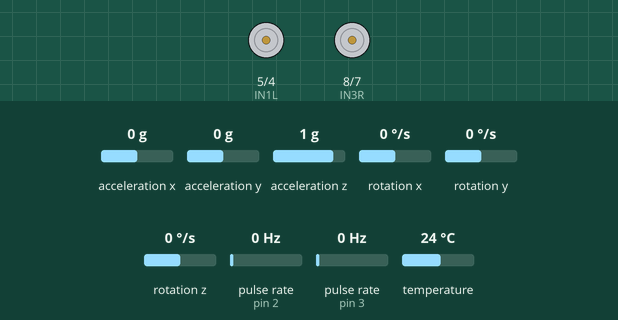
This sketch was run on a simulated Arduino Mega 2560, built with avr-gcc and run on an emulated ATmega2560. Shown: motor-driver pin pairs drawn as motors (green arrow = first pin HIGH = forward, orange = second pin HIGH = backward, longer = more drive, scaled by the enable pin). Wiring (inferred from the names in the program): 2 × pulse sensor: data pin 2 / data pin 3. Inputs (shaded band) come from the test bench; at power-on: rotation z 0 °/s, pulse rate (sensors on pin 2, pin 3) 0 Hz, acceleration x 0 g, acceleration y 0 g, acceleration z 1 g, rotation x 0 °/s, rotation y 0 °/s, temperature 24 °C.

Above: at 2.7 s.
2.8 s: rotation z set to -192 °/s
At 4.2 s:
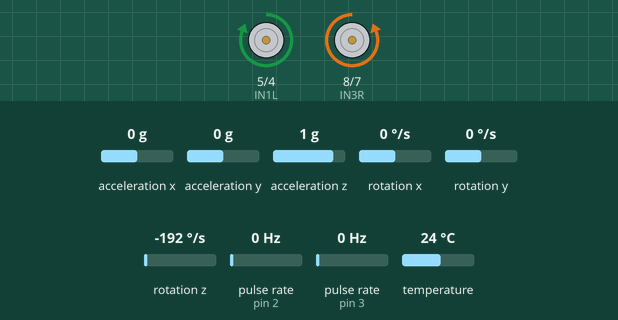
5.8 s: pulse rate (sensor on pin 2) set to 4 Hz
At 7.5 s:
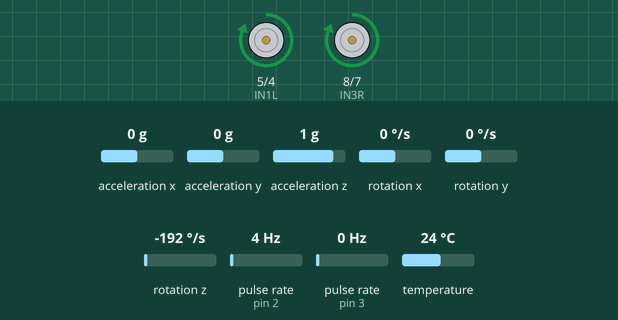
8.8 s: pulse rate (sensor on pin 3) set to 4 Hz
At 11.55 s:
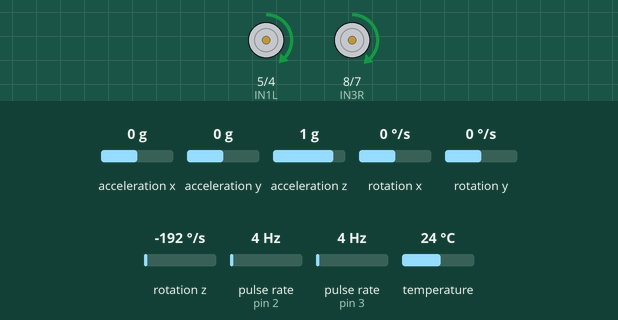
11.8 s: pulse rate (sensor on pin 3) set to 50 Hz
Timing chart, 0 to 14.8 s (numbered marks = the images above; inputs shaded):
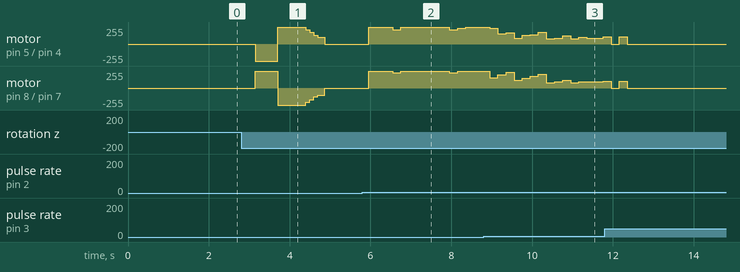

The sketch:

2d_me_robot_3_barely_works.ino
```cpp
#include <Arduino.h> // Standard Arduino library
#include <Wire.h>
#include <Adafruit_MPU6050.h>
#include <Adafruit_Sensor.h>

#define POSITION_TOLERANCE_MM 20.0
#define MIN_MOVABLE_RPM 37.5

Adafruit_MPU6050 mpu;

enum RobotState {
  IDLE,
  ROTATING,
  MOVING_FORWARD,
  COMPLETED
};

RobotState currentState = IDLE;

float waypoints[][2] = {
  {600.0, 0.0},
  // {6.0, 6.0},
  // {0.0, 6.0},
  // {0.0, 0.0},
  // {6.0, 0.0}
};
const int totalWaypoints = sizeof(waypoints) / sizeof(waypoints[0]);
int currentWaypointIndex = 0;

// L298N Motor Driver Pins
const int ENAL = 10;
const int IN1L = 5;
const int IN2L = 4;

const int ENAR = 9;
const int IN3R = 8;
const int IN4R = 7;

// --- Encoder Pins and Variables ---
const int LEFT_ENCODER_PIN = 3;  // Connect Left Encoder to Digital Pin 3 (Interrupt 1)
const int RIGHT_ENCODER_PIN = 2; // Connect Right Encoder to Digital Pin 2 (Interrupt 0)

float yawAngle = 0.0;
float yawBias = 0.0;
unsigned long lastTime = 0;
float lastYawError = 0.0;
float yawErrorSum = 0.0;
float lastYaw = 0.0;

volatile long leftEncoderTicks = 0;
volatile long rightEncoderTicks = 0;

// Encoder properties
const int PPR = 16; // Pulses Per Revolution of your encoder
const unsigned long DEBOUNCE_DELAY_MS = 27; // Debounce for encoder interrupts
volatile unsigned long lastPulseTimeLeft = 0;
volatile unsigned long lastPulseTimeRight = 0;

unsigned long lastLoopTime = 0;
const unsigned long LOOP_INTERVAL_MS = 200; // PID loop updates every 200ms

long currentLeftTicks_copy = 0;
long currentRightTicks_copy = 0;
float deltaRevLeft = 0.0;
float deltaRevRight = 0.0;
float deltaDistLeft = 0.0;
float deltaDistRight = 0.0;
float deltaDistance = 0.0;

// --- PID Control Variables for LEFT Motor ---
float Kp_L = 0.5;  // Proportional gain for Left Motor (adjust as needed)
float Ki_L = 0.0;  // Integral gain for Left Motor (start with 0.0, tune later)
float Kd_L = 0.15;  // Derivative gain for Left Motor (start with 0.0, tune later)

float targetRPM_Left = 75.0; // Desired target RPM for Left Motor
float currentRPM_Left = 0.0;
float error_Left = 0.0;
float prevError_Left = 0.0;
float integral_Left = 0.0;
float derivative_Left = 0.0;
float outputPWM_Left = 0.0; // This variable will be cumulatively updated

// --- PID Control Variables for RIGHT Motor ---
float Kp_R = 0.65;  // Proportional gain for Right Motor
float Ki_R = 0.0;  // Integral gain for Right Motor
float Kd_R = 0.0;  // Derivative gain for Right Motor

float targetRPM_Right = 93.75; // Desired target RPM for Right Motor
float currentRPM_Right = 0.0;
float error_Right = 0.0;
float prevError_Right = 0.0;
float integral_Right = 0.0;
float derivative_Right = 0.0;
float outputPWM_Right = 0.0;

// --- Position Control Parameters ---
const float WHEEL_CIRCUM_MM = 219.9; // 70 mm dia
float currentPos_mm = 0.0;
float targetPos_mm = 0.0; // <-- You can change this later via Bluetooth if desired
float posError = 0.0;
float prevPosError = 0.0;

// gains for position control
float Kp_pos = 0.25;  // You will tune this
float Kd_pos = 0.05;  // Optional
float Ki_pos = 0.0;  // really not needed

// gains for rotation control
float targetAngle = 0.0; //45.0 * (PI / 180.0);  // rotate 90 degrees
float kpyaw = 1.2;        // proportional gain
float kdyaw = 0.1;
float kiyaw = 0.02;
float minPWM = 105.0;  // minimum PWM to overcome static friction

float prevTargetRPM_Left = 0.0;
float prevTargetRPM_Right = 0.0;

// Linear regression model: Gz = slope * PWM + intercept
const float slope = 0.4222;
const float intercept = -19.9526;

// --- Motor Characterization (Regression Lines) ---
const float REGRESSION_SLOPE_L = 0.7528;
const float REGRESSION_INTERCEPT_L = 10.2685;

const float REGRESSION_SLOPE_R = 0.7180;
const float REGRESSION_INTERCEPT_R = 11.3389;

// --- PWM Output Limits ---
const int MIN_PWM_OVERALL = 0; // Overall minimum PWM (0 for off)
const int MAX_PWM_OVERALL = 255; // Overall maximum PWM

// --- Minimum Effective PWM (Motor Deadband Compensation) ---
const int MIN_EFFECTIVE_PWM_L = 80; // For Left Motor (adjust if needed for 9V)
const int MIN_EFFECTIVE_PWM_R = 80; // For Right Motor (adjust if needed for 9V)

// --- Position and Orientation ---
float currentX = 0.0;
float currentY = 0.0;

float targetX = 0.0;
float targetY = 0.0;
float targetDistance = 0.0;
// float targetAngle = 0.0;

void setMotorDirections(int pwmL, int pwmR) {
  if (pwmL >= 0) {
    digitalWrite(IN1L, HIGH); digitalWrite(IN2L, LOW);
  } else {
    digitalWrite(IN1L, LOW); digitalWrite(IN2L, HIGH);
    pwmL = -pwmL;
  }

  if (pwmR >= 0) {
    digitalWrite(IN3R, HIGH); digitalWrite(IN4R, LOW);
  } else {
    digitalWrite(IN3R, LOW); digitalWrite(IN4R, HIGH);
    pwmR = -pwmR;
  }
  delay(10);;

  analogWrite(ENAL, constrain(pwmL, 0, 255));
  analogWrite(ENAR, constrain(pwmR, 0, 255));
}

void stopMotors() {
  digitalWrite(IN1L, LOW); digitalWrite(IN2L, LOW); analogWrite(ENAL, 0);
  digitalWrite(IN3R, LOW); digitalWrite(IN4R, LOW); analogWrite(ENAR, 0);
}

void calculateYawBias() {
  float sum = 0.0;
  sensors_event_t a, g, temp;
  for (int i = 0; i < 200; i++) {
    mpu.getEvent(&a, &g, &temp);
    sum += g.gyro.z;
    delay(5);
  }
  yawBias = sum / 200.0;
  Serial1.print("Yaw bias: ");
  Serial1.println(yawBias, 6);

  lastTime = millis();
  Serial1.print("lastTime in calculateBias: ");
  Serial1.println(lastTime);
}

///////////////////////////////////////////////////////////////////////////////////////////////////
////////////////////////////////////////////////////////////////////////////
////////////////////////////////////////////////////////////////////////////


void setup() {
  Wire.begin();
  Serial1.begin(9600);
  Serial1.println("Arduino: HC-05 Ready for Data Streaming!");

  pinMode(ENAL, OUTPUT); pinMode(IN1L, OUTPUT); pinMode(IN2L, OUTPUT);
  pinMode(ENAR, OUTPUT); pinMode(IN3R, OUTPUT); pinMode(IN4R, OUTPUT);

  if (!mpu.begin()) {
    Serial1.println("MPU6050 init failed!");
    while (1);
  }
  // mpu.reset();

  mpu.setAccelerometerRange(MPU6050_RANGE_8_G);
  mpu.setGyroRange(MPU6050_RANGE_250_DEG);
  mpu.setFilterBandwidth(MPU6050_BAND_21_HZ);

  pinMode(LEFT_ENCODER_PIN, INPUT_PULLUP); // Use INPUT_PULLUP if encoder outputs open-collector/open-drain
  attachInterrupt(digitalPinToInterrupt(LEFT_ENCODER_PIN), leftEncoderISR, CHANGE); // Trigger on any state change
  pinMode(RIGHT_ENCODER_PIN, INPUT_PULLUP);
  attachInterrupt(digitalPinToInterrupt(RIGHT_ENCODER_PIN), rightEncoderISR, CHANGE);

  // Initialize both motors to stop
  stopMotors();

  delay(50);

  calculateYawBias();
  lastTime = millis();
  Serial1.println("Setup done.");
}


///////////////////////////////////////////////////////////////////////////////////////////////////
////////////////////////////////////////////////////////////////////////////
////////////////////////////////////////////////////////////////////////////
float x_coord = 0.0;
float y_coord = 0.0;
bool newTargetReceived = false;


void loop() {

  // if (Serial1.available()) {
  //   String input = Serial1.readStringUntil('\n');
  //   input.trim();

  //   int commaIndex = input.indexOf(',');
  //   if (commaIndex > 0) {
  //     x_coord = input.substring(0, commaIndex).toFloat();
  //     y_coord = input.substring(commaIndex + 1).toFloat();
  //     currentState = IDLE; // remove this after demo
  //    }
  // delay(100);
  // }

  // if (!(x_coord == 0.0 && y_coord == 0.0)) {
    // State machine for 2D navigation
    switch (currentState) {
      case IDLE:
      // receiveCoordinates();

      // if (newTargetReceived) {
      //   newTargetReceived = false;
      //   getPolar(x_coord, y_coord);
      // }
      // break;

      // this was for hardcoded coordinates
        if (currentWaypointIndex < totalWaypoints) {
          // Set new target
          x_coord = waypoints[currentWaypointIndex][0];
          y_coord = waypoints[currentWaypointIndex][1];

          Serial1.print("x_coord: ");
          Serial1.print(x_coord);
          Serial1.print(" | y_coord: ");
          Serial1.println(y_coord);

          // resetGyro();   // optional: reset yaw tracking
          // resetEncoders();
          getPolar(x_coord, y_coord);

        } else {
          currentState = COMPLETED;
        }
        break;
        //*/

      case ROTATING:
        controlRotation();
        leftEncoderTicks = 0;
        rightEncoderTicks = 0;
        break;

      case MOVING_FORWARD:
        controlForward();
        break;

      case COMPLETED:
        stopMotors();
        // Serial1.println("Target reached!");
        currentState = IDLE;
        break;
    }
  // }

}

void receiveCoordinates() {
  static String inputString = "";
  while (Serial1.available()) {
    char inChar = Serial1.read();
    if (inChar == '\n') {
      int commaIndex = inputString.indexOf(',');
      if (commaIndex != -1) {
        x_coord = inputString.substring(0, commaIndex).toFloat();
        y_coord = inputString.substring(commaIndex + 1).toFloat();
        newTargetReceived = true;
        Serial1.print("Received from laptop: ");
        Serial1.print(x_coord);
        Serial1.print(", ");
        Serial1.println(y_coord);
      }
      inputString = ""; // clear after parsing
    } else {
      inputString += inChar;
    }
  }
}


void getPolar(float x, float y) {
  targetX = x;
  targetY = y;

    // Calculate polar coordinates
  float deltaX = targetX - currentX;
  float deltaY = targetY - currentY;

  currentX = targetX;
  currentY = targetY;

  // yawAngle = targetAngle;  // to tackle drift when going forward

  targetPos_mm = sqrt(deltaX * deltaX + deltaY * deltaY);
  targetAngle = atan2(deltaY, deltaX);
  // targetAngle -= lastYaw;

  // // Normalize angle difference
  // float angleDiff = targetAngle - currentYaw;
  // while (angleDiff > PI) angleDiff -= 2 * PI;
  // while (angleDiff < -PI) angleDiff += 2 * PI;

  Serial1.print("New target: (");
  Serial1.print(x);
  Serial1.print(", ");
  Serial1.print(y);
  Serial1.print(") Distance: ");
  Serial1.print(targetPos_mm);
  Serial1.print("mm, Angle: ");
  Serial1.print(targetAngle * 180.0 / PI);
  Serial1.println(" degrees");
  currentState = ROTATING;
  delay(50);
  calculateYawBias();
}


void controlRotation() {
  unsigned long currentTime = millis();
  float dt = (currentTime - lastLoopTime) / 1000.0;


  // if (deltaTime_ms >= dt) {
    lastLoopTime = currentTime;
    sensors_event_t a, g, temp;
    mpu.getEvent(&a, &g, &temp);

    float correctedGz = g.gyro.z - yawBias;
    yawAngle += correctedGz * dt;

    float error = (targetAngle - yawAngle) * 180.0 / PI;
    while (error > 180.0) error -= 2 * 180.0;
    while (error < -180.0) error += 2 * 180.0;

    if (abs(error) < 1.5) {  // ~2 degree tolerance
      stopMotors();
      Serial1.println("Rotation complete. Starting forward movement.");
      Serial1.print("Yaw (deg): ");
      Serial1.print(yawAngle * 180.0 / PI);
      Serial1.print(" | Error: ");
      Serial1.println(error);
      currentState = MOVING_FORWARD;
      delay(1000);
      // yawAngle = targetAngle;
      return;
    }

    yawErrorSum += error * dt;

    yawErrorSum = constrain(yawErrorSum, -100, 100);  // Adjust bounds as needed

    // --- Derivative term ---
    float derivative = (error - lastYawError) / dt;
    lastYawError = error;

    // --- PID Output ---
    float desiredGz = kpyaw * error + kdyaw * derivative + kiyaw * yawErrorSum;

    // Cap desiredGz to a reasonable max (you can tune this)
    desiredGz = constrain(desiredGz, -150, 150);

    // Compute base PWM from linear regression
    float pwm = (abs(desiredGz) - intercept) / slope;

    if (desiredGz < 0) pwm = -pwm;

    // Apply minimum PWM constraint
    if (abs(pwm) < minPWM) {
      pwm = (pwm > 0) ? minPWM : -minPWM;
    }

    pwm = constrain(pwm, -255, 255);
    setMotorDirections(-pwm, pwm);  // rotate in place

    // Debug output
    Serial1.print("Yaw (deg): ");
    Serial1.print(yawAngle * 180.0 / PI);
    Serial1.print(" | Error: ");
    Serial1.print(error);
    Serial1.print(" | Gz actual: ");
    Serial1.print(correctedGz * 180.0 / PI);
    Serial1.print(" | Gz desired: ");
    Serial1.print(desiredGz);
    Serial1.print(" | PWM: ");
    Serial1.println(pwm);
}

void controlForward() {
  unsigned long currentTime = millis();
  float deltaTime_ms = (float)(currentTime - lastLoopTime);

  if (deltaTime_ms >= LOOP_INTERVAL_MS) {
    lastLoopTime = currentTime;

    // --- Step 1: Read Encoder Ticks Safely ---
    noInterrupts();
    long currentLeftTicks_copy = leftEncoderTicks;
    long currentRightTicks_copy = rightEncoderTicks;
    leftEncoderTicks = 0;
    rightEncoderTicks = 0;
    interrupts();

    // --- Step 2: Update Position (average of both wheels) ---
    deltaRevLeft = (float)currentLeftTicks_copy / (float)PPR;
    deltaRevRight = (float)currentRightTicks_copy / (float)PPR;

    deltaDistLeft = deltaRevLeft * WHEEL_CIRCUM_MM;
    deltaDistRight = deltaRevRight * WHEEL_CIRCUM_MM;

    deltaDistance = (deltaDistLeft + deltaDistRight) / 2.0;

    currentPos_mm += deltaDistance;

    // --- Step 3: Check if Target Reached ---
    if (abs(currentPos_mm - targetPos_mm) <= POSITION_TOLERANCE_MM) {   //abs
      targetRPM_Left = 0;
      targetRPM_Right = 0;

      outputPWM_Left = 0;
      outputPWM_Right = 0;

      stopMotors();

      Serial1.print(currentRPM_Left);
      Serial1.print(",");
      Serial1.print(0);
      Serial1.print(",");
      Serial1.print(currentRPM_Right);
      Serial1.print(",");
      Serial1.println(0);

      currentState = COMPLETED;
      currentWaypointIndex++;
      currentPos_mm = 0;
      return;
    }

    // --- Step 4: Outer Loop PID (Position to Velocity) ---
    float posError = targetPos_mm - currentPos_mm;
    float dError_pos = (posError - prevPosError) / (deltaTime_ms / 1000.0);
    prevPosError = posError;

    float targetVelRPM = Kp_pos * posError + Kd_pos * dError_pos;

    // --- Clamp velocity range ---
    if (targetVelRPM < 0) targetVelRPM = 0;
    if (targetVelRPM > 150) targetVelRPM = 150;

    // --- Quantize ---
    targetVelRPM = round(targetVelRPM / 18.75) * 18.75;

    // --- Prevent slow crawling ---
    if (targetVelRPM > 0 && targetVelRPM < MIN_MOVABLE_RPM) {
      targetVelRPM = MIN_MOVABLE_RPM;
    }

    // --- Final stop condition: within position tolerance ---
    if (abs(posError) < POSITION_TOLERANCE_MM) {
      targetVelRPM = 0; // Close enough, stop commanding motion
    }

    targetRPM_Left = targetVelRPM;
    targetRPM_Right = targetVelRPM;


    // --- Step 5: Velocity PID (Left) ---
    currentRPM_Left = deltaRevLeft / (deltaTime_ms / 60000.0);
    float error_L = targetRPM_Left - currentRPM_Left;
    float basePWM_L = (targetRPM_Left - REGRESSION_INTERCEPT_L) / REGRESSION_SLOPE_L;
    if (targetRPM_Left != prevTargetRPM_Left && targetRPM_Left > 0) {
      outputPWM_Left = basePWM_L;
      prevTargetRPM_Left = targetRPM_Left;
    }

    float P_L = Kp_L * error_L;
    if (Ki_L > 0) integral_Left += error_L * (deltaTime_ms / 1000.0);
    float I_L = Ki_L * integral_Left;
    float D_L = Kd_L * (error_L - prevError_Left) / (deltaTime_ms / 1000.0);
    prevError_Left = error_L;
    outputPWM_Left += P_L + I_L + D_L;
    if (targetRPM_Left == 0) outputPWM_Left = 0;
    else if (outputPWM_Left < MIN_EFFECTIVE_PWM_L) outputPWM_Left = MIN_EFFECTIVE_PWM_L;
    if (outputPWM_Left > 255) outputPWM_Left = 255;
    digitalWrite(IN1L, HIGH); digitalWrite(IN2L, LOW);
    analogWrite(ENAL, (int)outputPWM_Left);

    // --- Step 6: Velocity PID (Right) ---
    currentRPM_Right = deltaRevRight / (deltaTime_ms / 60000.0);
    float error_R = targetRPM_Right - currentRPM_Right;
    float basePWM_R = (targetRPM_Right - REGRESSION_INTERCEPT_R) / REGRESSION_SLOPE_R;
    if (targetRPM_Right != prevTargetRPM_Right && targetRPM_Right > 0) {
      outputPWM_Right = basePWM_R;
      prevTargetRPM_Right = targetRPM_Right;
    }

    float P_R = Kp_R * error_R;
    if (Ki_R > 0) integral_Right += error_R * (deltaTime_ms / 1000.0);
    float I_R = Ki_R * integral_Right;
    float D_R = Kd_R * (error_R - prevError_Right) / (deltaTime_ms / 1000.0);
    prevError_Right = error_R;
    outputPWM_Right += P_R + I_R + D_R;
    if (targetRPM_Right == 0) outputPWM_Right = 0;
    else if (outputPWM_Right < MIN_EFFECTIVE_PWM_R) outputPWM_Right = MIN_EFFECTIVE_PWM_R;
    if (outputPWM_Right > 255) outputPWM_Right = 255;
    digitalWrite(IN3R, HIGH); digitalWrite(IN4R, LOW);
    analogWrite(ENAR, (int)outputPWM_Right);

    if (posError < 35 && posError > POSITION_TOLERANCE_MM) {
      digitalWrite(IN1L, HIGH); digitalWrite(IN2L, LOW);
      analogWrite(ENAL, MIN_EFFECTIVE_PWM_L);

      digitalWrite(IN3R, HIGH); digitalWrite(IN4R, LOW);
      analogWrite(ENAR, MIN_EFFECTIVE_PWM_R);
    }

    // --- Data Output ---
    Serial1.print("Time: ");
    Serial1.print(currentTime);
    Serial1.print(" ms | Left RPM: ");
    Serial1.print(currentRPM_Left);
    Serial1.print(" | Left PWM: ");
    Serial1.print((int)outputPWM_Left);
    Serial1.print(" | Right RPM: ");
    Serial1.print(currentRPM_Right);
    Serial1.print(" | Right PWM: ");
    Serial1.print((int)outputPWM_Right);
    Serial1.print(" | Position: ");
    Serial1.print(currentPos_mm);
    Serial1.print(" mm | Position Error: ");
    Serial1.println(posError);


  }
}


// --- Encoder Interrupt Service Routine (ISR) for LEFT Encoder ---
void leftEncoderISR() {
  unsigned long currentTime = millis();
  if (currentTime - lastPulseTimeLeft > DEBOUNCE_DELAY_MS) {
    leftEncoderTicks++;
    lastPulseTimeLeft = currentTime;
  }
}

// --- Encoder Interrupt Service Routine (ISR) for RIGHT Encoder ---
void rightEncoderISR() {
  unsigned long currentTime = millis();
  if (currentTime - lastPulseTimeRight > DEBOUNCE_DELAY_MS) {
    rightEncoderTicks++;
    lastPulseTimeRight = currentTime;
  }
}
```
